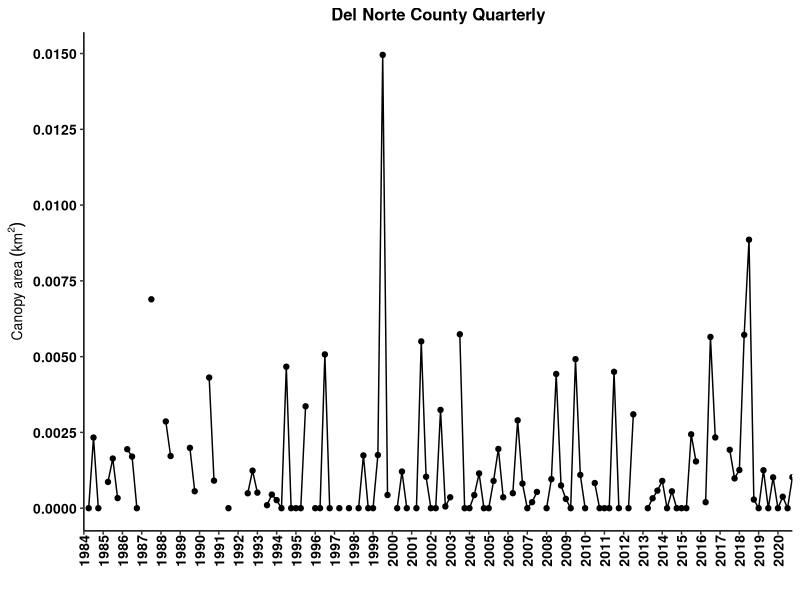
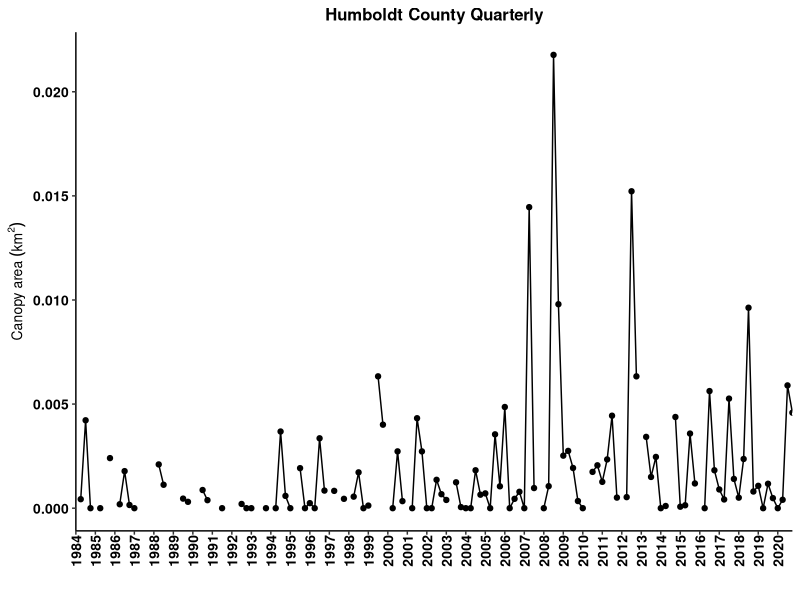
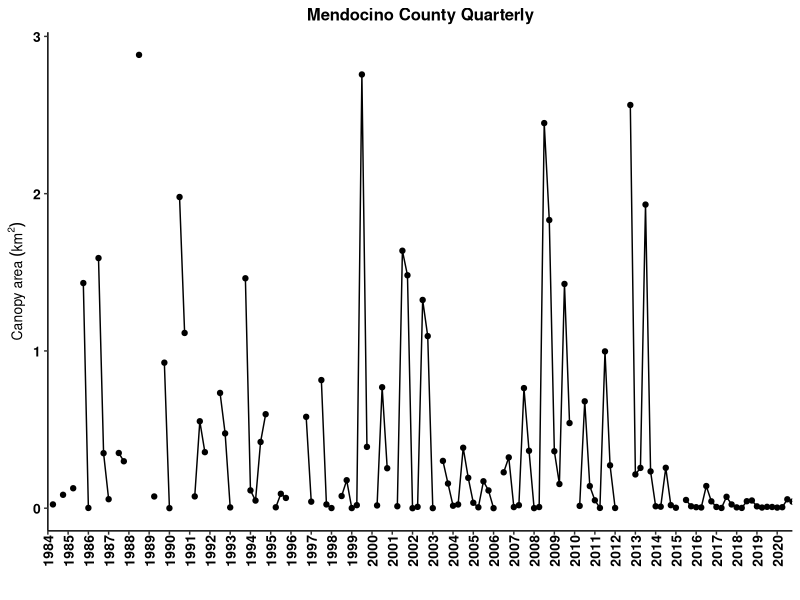
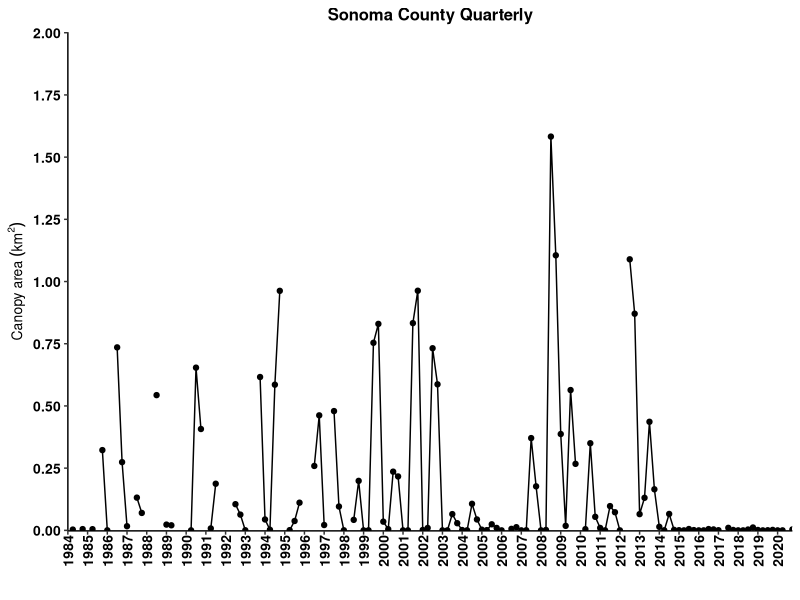
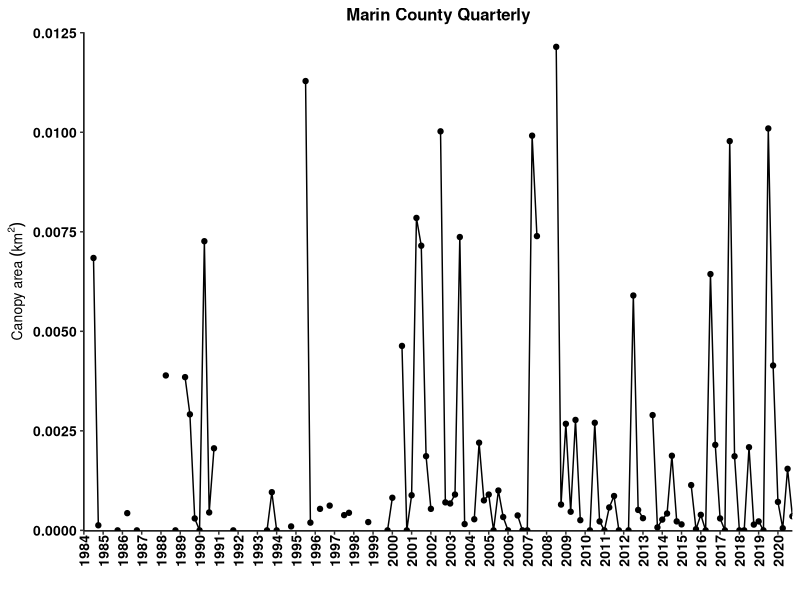

These figures' R source, in order:
## ---- chunk 1
knitr::opts_chunk$set(echo = FALSE, warning=FALSE)

#### Load libraries ####
library(ggplot2) # plotting
library(ggpubr) # arranging plots
library(scales) # let's you put commas in the axis labels for thousands
library(dplyr) # data manipulations
library(tidyr) # data cleaning
library(readr) # better data reading?
# library(reshape2) 
# library(Rmisc)
library(ncdf4)
library(sf) # ... mapping? 
library(sp) # dnno
library(lubridate) # manipulating dates easily
library(knitr) # to knit the Rmd file
library(kableExtra) # pretty tables
library(bookdown) # pretty table additions

#### ggplot theme ####
my.theme = theme( 
   panel.background = element_blank(), 
   panel.grid.minor.x = element_blank(),
   panel.grid.major.x = element_blank(),
   panel.grid = element_blank(),
   axis.text  = element_text(size=10, face='bold', color='black'), #makes axis labels bigger
   axis.title = element_text(size=10, face="bold"), #makes axis title bigger and bold
   #axis.title.y = element_text(margin=margin(0,10,0,5)), #pushes the y axis title away from the y axis labels
   strip.background = element_blank(),
   #legend.title = element_blank(),
   #legend.text = element_text(size=8),
   legend.background = element_blank(), 
   legend.key = element_blank(), #makes the legend background behind the symbols go away.
   #axis.ticks.x = element_blank()
   axis.line = element_line(color = 'black'), 
   panel.border = element_blank(), # this removes the box around the plot   
   plot.title = element_text(size=12 ,face='bold', hjust = 0.5), # hjust 0.5 makes title centered
   axis.text.x = element_text(size = 10, angle = 90, vjust = 0.5, margin = margin(0,0,5,0)) # rotates x axis labels 90 degrees counter-clockwise, pushes bars onto x axis
)


#### Import data ####
# info on the data: https://sbclter.msi.ucsb.edu/data/catalog/package/?package=knb-lter-sbc.74

# Instructions from Dr. Tom Bell:
# “The output files show the Admin Bed # in the first column and the rest of the columns are quarters from 1984 - 2020. Area is in m2 and biomass is in fresh kg. Missing values (due to lack of imagery or clouds are labelled as -999).”

# Edible seaweed data from CDFW
# edible = read.csv('EdibleSeaweedHarvest_rfm_1-28-21.csv') # edible seaweed harvest. This one has months. That is important.
# kelp = read.csv('KelpHarvest_vers2_rfm_1-28-21.csv') # kelp harvest
## ---- chunk 2
# The loop below takes 5 minutes to run, so I have commented it out and read in the output at the end.

# #### Kelp Biomass and Area Dynamics of state waters by county ####
# #Load Admin Bed Shapefile
# #Place the lat/lon version of the Admin Bed shapefile in your working directory
# county_waters <- st_read('shapefiles/MAN_CA_CountyStateWaters.shp') 
# 
# #Open Kelp NetCDF File and put in your working directory.
# #The file can be found here: https://portal.edirepository.org/nis/mapbrowse?scope=knb-lter-sbc&identifier=74
# nc_data <- nc_open('kelpCanopyFromLandsat_2021.nc')
# # not sure yet how to open it in directly from a URL.
# # apparently this file is too big for the RStudio Cloud server. So we can't use the server. Or wait we just have to use a static .csv.
# 
# #Load necessary variables from NetCDF File
# lon <- ncvar_get(nc_data, 'lon')
# lat <- ncvar_get(nc_data, 'lat')
# years <- ncvar_get(nc_data, 'year')
# quarters <- ncvar_get(nc_data, 'quarter')
# biomass <- ncvar_get(nc_data, 'biomass')
# area <- ncvar_get(nc_data, 'area')
# 
# #Make Coordinate Dataframe
# coords <- data.frame(lon,lat)
# 
# #Create output matrices
# LN = dim(quarters)
# output_biomass <- matrix(ncol=LN, nrow=22)
# output_area <- matrix(ncol=LN, nrow=22)
# 
# # This for() loop takes 5 mins. Sorry. You could run it once and then save the output, but then it wouldn't be linked to the SBCLTER data repository anymore. 
# for(i in 1:22){
# 
#   #Pull shapefile coordinates from each admin bed
#   if (i == 17) {
#     county_coords <- as.data.frame(county_waters[i,]$geometry[[1]][[30]][[1]])
#   } else {
#     county_coords <- as.data.frame(county_waters[i,]$geometry[[1]][[1]][[1]])
#   }
# 
#   #Find the kelp coordinates that exist inside each admin bed polygon
#   kelp_poly <- point.in.polygon(lon, lat, county_coords$V1, county_coords$V2, mode.checked = FALSE)
#   TF <- which(kelp_poly %in% 1)
# 
#   #Extract biomass and area data for each polygon
#   bio_county <- biomass[TF,]
#   area_county <- area[TF,]
# 
#   #Sum biomass and area
#   bio_county_sum <- colSums(bio_county, na.rm = TRUE, dims = 1)
#   area_county_sum <- colSums(area_county, na.rm = TRUE, dims = 1)
# 
#   #Remove Columns w/ >25% No Data (Clouds)
#   #Find all NA values (missing data) in the kelp dataset
#   bio_county_NA = is.na(bio_county)
#   area_county_NA = is.na(area_county)
# 
#   #Find number of kelp pixels in the polygon
#   L = dim(bio_county)
# 
#   #Calculate the percent of NAs for each season
#   bio_county_NA_percent <- colSums(bio_county_NA, na.rm = TRUE)/L[1]
#   area_county_NA_percent <- colSums(area_county_NA, na.rm = TRUE)/L[1]
# 
#   #Find seasons with greater than 20% missing data
#   NA_GT <- which(bio_county_NA_percent > 0.25)
#   NA_GTA <- which(area_county_NA_percent > 0.25)
# 
#   #Set seasons with greater than 20% missing data to -999
#   bio_county_sum[NA_GT] = -999
#   area_county_sum[NA_GTA] = -999
# 
#   #Add summed kelp canopy data to matrix
#   output_biomass[i,] <- bio_county_sum
#   output_area[i,] <- area_county_sum
# 
# }
# 
# #Transpose Quarter and Year data
# quarterst <- t(quarters)
# yearst <- t(years)
# 
# #Add Quarter and Year data to output matrices
# output2_biomass <- rbind(quarterst, output_biomass)
# output3_biomass <- rbind(yearst, output2_biomass)
# output2_area <- rbind(quarterst, output_area)
# output3_area <- rbind(yearst, output2_area)
# 
# #Add county to output matrices
# CountiesNA <- county_waters$County
# Counties <- c(rep(NA,2),CountiesNA)
# output4_biomass <- cbind(Counties, output3_biomass)
# output4_area <- cbind(Counties, output3_area)

output4_area <- read_csv("kelp_canopy_output_ 2021-11-24 .csv")

## ---- chunk 3
canopy_area <- output4_area %>%
   as.data.frame()

# remove first col which is just row numbers
canopy_area[,1] <- NULL

# I want to plot area vs. year.quarter. This means year.quarter needs to be in a column. Currently all cols are separate. This is called wide format. I want tall format.

# create column names
names(canopy_area) <- paste(canopy_area[1,], canopy_area[2,], sep='.') # paste years with quarters to make each col have a unique name.

# rename the ID col for counties
names(canopy_area)[1] <- "county"

# remove first 2 rows since they are not canopy data, just IDs--year and quarter
canopy_area <- canopy_area[-c(1:2),] 

# convert to tall format
canopy_area_tall <- canopy_area %>% 
   pivot_longer(-'county', names_to = 'year.qtr', values_to = 'm2')

# separate year and quarter into two cols
canopy_area_tall <- canopy_area_tall %>%
   separate(col = year.qtr, sep = "[.]", into = c("year","qtr")) # omg. you have to hard bracket the period for some reason. wtf does [^[:alnum:]]+ mean and why aren't brackets used in the example?????? :((

# make number cols numeric
canopy_area_tall$year <- as.numeric(canopy_area_tall$year)
canopy_area_tall$qtr <- as.numeric(canopy_area_tall$qtr)
canopy_area_tall$m2 <- as.numeric(canopy_area_tall$m2)

# make quarters actual quarter decimals for plotting
qtrs <- seq(0,0.75,0.25)
for(i in 1:4) {
   canopy_area_tall$qtr[which(canopy_area_tall$qtr == i)] <- qtrs[i]
}

# add year and quarter to get a continuous time column. Note that the tibble hides the decimals place for no apparent reason but the sum is correct.
canopy_area_tall$year.qtr <- canopy_area_tall$year + canopy_area_tall$qtr

# Change negative area to NA
canopy_area_tall$m2[which(canopy_area_tall$m2 < 0)] = NA

# Convert m2 to km2
canopy_area_tall$km2 = canopy_area_tall$m2 / 1e6
## ---- chunk 4
# All quarters
##Del Norte
ggplot(canopy_area_tall[which(canopy_area_tall$county == 'Del Norte'),], aes(x = year.qtr, y = km2)) +
   geom_point() +
   geom_line() +
   scale_x_continuous(breaks = 1984:2021, expand = c(0,0)) +
   scale_y_continuous(breaks = seq(0, 0.015, 0.0025), expand = c(0.05,0)) +
   labs(x = '',  y =  bquote('Canopy area'~(km^2))) +
   ggtitle('Del Norte County Quarterly') +
   my.theme

## Humboldt
ggplot(canopy_area_tall[which(canopy_area_tall$county == 'Humboldt'),], aes(x = year.qtr, y = km2)) +
   geom_point() +
   geom_line() +
   scale_x_continuous(breaks = 1984:2021, expand = c(0,0)) +
   #scale_y_continuous(limits = c(0,0.0225), breaks = seq(0, 0.025, 0.0025), expand = c(0.005,0)) +
   labs(x = '',  y =  bquote('Canopy area'~(km^2))) +
   ggtitle('Humboldt County Quarterly') +
   my.theme

## Mendocino
ggplot(canopy_area_tall[which(canopy_area_tall$county == 'Mendocino'),], aes(x = year.qtr, y = km2)) +
   geom_point() +
   geom_line() +
   scale_x_continuous(breaks = 1984:2021, expand = c(0,0)) +
   #scale_y_continuous(limits = c(0,3), breaks = seq(0, 3, 0.25), expand = c(0.001,0)) +
   labs(x = '', y =  bquote('Canopy area'~(km^2))) +
   ggtitle('Mendocino County Quarterly') +
   my.theme

## Sonoma
ggplot(canopy_area_tall[which(canopy_area_tall$county == 'Sonoma'),], aes(x = year.qtr, y = km2)) +
   geom_point() +
   geom_line() +
   scale_x_continuous(breaks = 1984:2021, expand = c(0,0)) +
   scale_y_continuous(limits = c(0,2), breaks = seq(0, 2, 0.25), expand = c(0.001,0)) +
   labs(x = '', y =  bquote('Canopy area'~(km^2))) +
   ggtitle('Sonoma County Quarterly') +
   my.theme

## Marin
ggplot(canopy_area_tall[which(canopy_area_tall$county == 'Marin'),], aes(x = year.qtr, y = km2)) +
   geom_point() +
   geom_line() +
   scale_x_continuous(breaks = 1984:2021, expand = c(0,0)) +
   scale_y_continuous(limits = c(0, 0.0125), breaks = seq(0, 0.0125, 0.0025), expand = c(0.001,0)) +
   labs(x = '', y =  bquote('Canopy area'~(km^2))) +
   ggtitle('Marin County Quarterly') +
   my.theme
## ---- chunk 5
# Maximum canopy area.

## Del Norte
 
## Humboldt

## Mendocino

## Sonoma

## Marin
## ---- chunk 6
